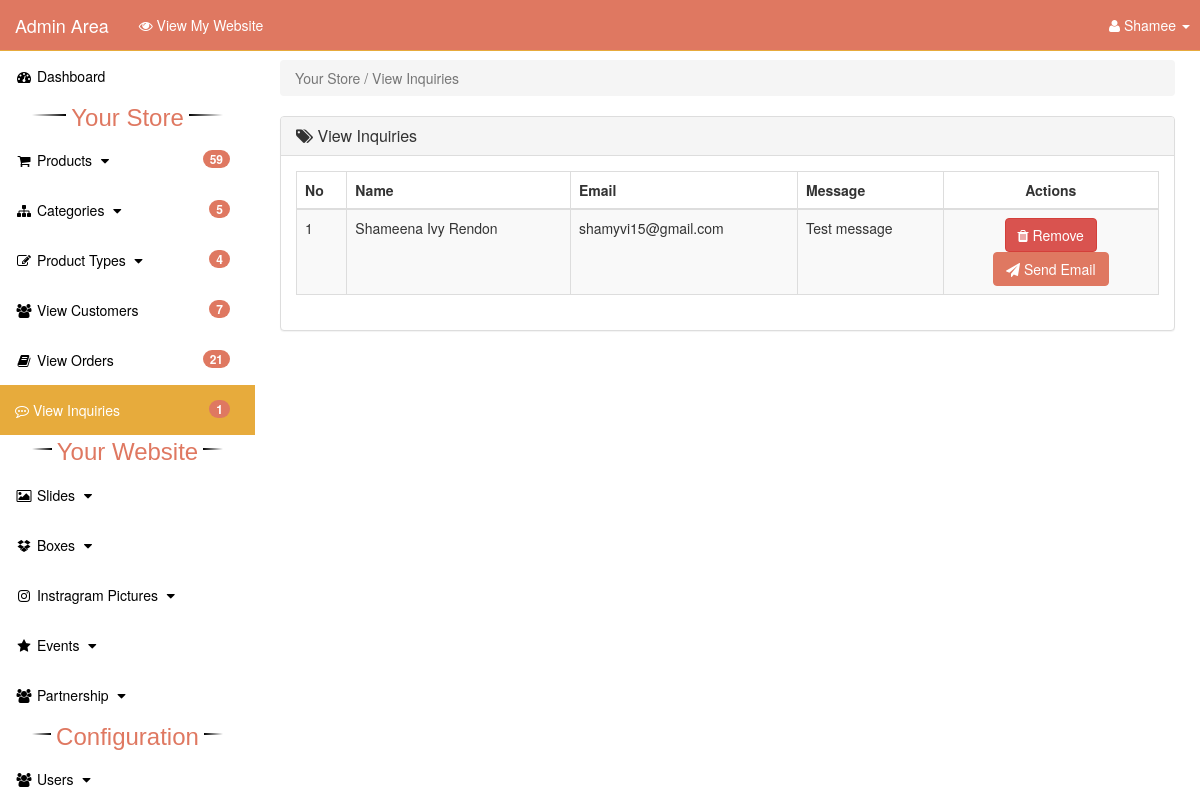
The app's page /admin_area/index.php?view_inquiries (signed in) with its own data.
### tables this page shows
CREATE TABLE `inquiry` (
  `inquiry_id` int(11) NOT NULL,
  `name` varchar(50) NOT NULL,
  `email` varchar(255) NOT NULL,
  `message` text NOT NULL
);

### admin_area/view_inquiries.php (the view)
<?php
    if(!isset($_SESSION['admin_email'])){
        echo "<script>window.open('login.php','_self')</script>";
    }else{
?>
<div class="row">
    <div class="col-lg-12">
        <ol class="breadcrumb">
            <li class="active">
                Your Store / View Inquiries
            </li>
        </ol>
    </div>
</div>
<div class="row">
    <div class="col-lg-12">
        <div class="panel panel-default">
            <div class="panel-heading">
               <h3 class="panel-title">
                   <i class="fa fa-tags"></i>  View Inquiries
               </h3>
            </div>
            <div class="panel-body">
                <div class="table-responsive">
                    <table id="datatableid"class="table table-striped table-bordered table-hover">
                        <thead>
                            <tr>
                                <th> No </th>
                                <th> Name </th>
                                <th> Email </th>
                                <th> Message</th>
                                <th style="width: 25%;text-align:center;"> Actions </th>
                            </tr>
                        </thead>
                        <tbody>
                            <?php
                                $i=0;
                                $get_inquiry = "select * from  inquiry";
                                $run_inquiry = mysqli_query($con,$get_inquiry);
                                while($row_inquiry=mysqli_fetch_array($run_inquiry)){
                                    $inquiry_id = $row_inquiry['inquiry_id'];
                                    $name = $row_inquiry['name'];
                                    $email= $row_inquiry['email'];
                                    $message = $row_inquiry['message'];
                                    $i++;
                            ?>
                            <tr>
                                <td> <?php echo $i; ?> </td>
                                <td> <?php echo $name; ?> </td>
                                <td> <?php echo $email; ?></td>
                                <td> <?php echo $message; ?> </td>
                                <td style="text-align:center;">
                                     <a href="index.php?delete_inquiry=<?php echo $inquiry_id; ?>" class="btn btn-danger"><span class="fa fa-trash"></span> Remove</a>
                                     <a href="#" class="btn btn-primary"><i class="fa fa-send"></i> Send Email</a>
                                </td>
                            </tr>
                            <?php } ?>
                        </tbody>
                    </table>
                </div>
            </div>
        </div>
    </div>
</div>
<?php } ?>

### admin_area/includes/sidebar.php (shortened to what this page needs)
<?php
    if(!isset($_SESSION['admin_email'])){
        echo "<script>window.open('login.php','_self')</script>";
    }else{
?>
<nav class="navbar navbar-inverse navbar-fixed-top">
    <div class="navbar-header">
        <a href="index.php?dashboard" class="navbar-brand">Admin Area</a>
        <a href="https://boxed-ph.hostingerapp.com/" target="_blank" class="navbar-brand" style="font-size: 1em;">
            <i class="fa fa-eye" ></i>  View My Website
        </a>
    </div>
    <ul class="nav navbar-right top-nav" style="padding-right: 10px;">
        <li class="dropdown">
            <a href="#" class="dropdown-toggle" data-toggle="dropdown">
                <i class="fa fa-user"></i> <?php echo $admin_name;  ?> <b class="caret"></b>
            </a>
        </li>
    </ul>
    <div class="collapse navbar-collapse navbar-ex1-collapse">
        <ul class="nav navbar-nav side-nav">
            <li class="<?php if($active=='Dashboard') echo"active"; ?>">
                <a href="index.php?dashboard">
                        <i class="fa fa-fw fa-dashboard"></i> Dashboard
                </a>
            </li>
            <div class="divider"><span></span><span>Your Store</span><span></span></div>
            <li class="<?php if($active=='Products') echo"active"; ?>">
                <a href="#" data-toggle="collapse" data-target="#products">
                        <i class="fa fa-fw fa-shopping-cart"></i> Products
                        <i class="fa fa-fw fa-caret-down"></i>
                        <span class="badge"><?php echo $count_products; ?></span>
                </a>
            </li>
            <li class="<?php if($active=='Categories') echo"active"; ?>">
                <a href="#" data-toggle="collapse" data-target="#cat">
                        <i class="fa fa-fw fa-sitemap"></i> Categories
                        <i class="fa fa-fw fa-caret-down"></i>
                        <span class="badge"><?php echo $count_categories; ?></span>
                </a>
            </li>
            <li class="<?php if($active=='Products_Categories') echo"active"; ?>">
                <a href="#" data-toggle="collapse" data-target="#p_cat">
                        <i class="fa fa-fw fa-edit"></i> Product Types
                        <i class="fa fa-fw fa-caret-down"></i>
                        <span class="badge"><?php echo $count_p_categories; ?></span>
                </a>
            </li>
            <li class="<?php if($active=='Customers') echo"active"; ?>">
                <a href="index.php?view_customers">
                    <i class="fa fa-fw fa-users"></i> View Customers
                    <span class="badge" style=""><?php echo $count_customers; ?></span>
                </a>
            </li>
            <li class="<?php if($active=='Orders') echo"active"; ?>">
                <a href="index.php?view_orders">
                    <i class="fa fa-fw fa-book"></i> View Orders
                    <span class="badge"><?php echo $count_pending_orders; ?></span>
                </a>
            </li>
            <li class="<?php if($active=='Payments') echo"active"; ?>">
                <a href="index.php?view_inquiries">
                    <i class="fa fa-commenting-o"></i> View Inquiries
                    <span class="badge"><?php echo $count_inquiries; ?></span>
                </a>
            </li>
            <div class="divider"><span></span><span>Your Website</span><span></span></div>
            <li class="<?php if($active=='Slides') echo"active"; ?>">
                <a href="#" data-toggle="collapse" data-target="#slides">
                        <i class="fa fa-fw fa-photo"></i> Slides
                        <i class="fa fa-fw fa-caret-down"></i>
                </a>
            </li>
            <li class="<?php if($active=='Boxes') echo"active"; ?>">
                <a href="#" data-toggle="collapse" data-target="#boxes">
                        <i class="fa fa-fw fa-dropbox"></i> Boxes
                        <i class="fa fa-fw fa-caret-down"></i>
                </a>
            </li>
            <li class="<?php if($active=='Instragram') echo"active"; ?>">
                <a href="#" data-toggle="collapse" data-target="#instagram">
                        <i class="fa fa-fw fa-instagram"></i> Instragram Pictures
                        <i class="fa fa-fw fa-caret-down"></i>
                </a>
            </li>
            <li class="<?php if($active=='Events') echo"active"; ?>">
                <a href="#" data-toggle="collapse" data-target="#manufacturer">
                        <i class="fa fa-fw fa-star"></i> Events
                        <i class="fa fa-fw fa-caret-down"></i>
                </a>
            </li>
            <li class="<?php if($active=='Partnership') echo"active"; ?>">
                <a href="#" data-toggle="collapse" data-target="#partnership">
                        <i class="fa fa-fw fa-users"></i> Partnership
                        <i class="fa fa-fw fa-caret-down"></i>
                </a>
            </li>
            <div class="divider"><span></span><span>Configuration</span><span></span></div>
            <li class="<?php if($active=='Users') echo"active"; ?>">
                <a href="#" data-toggle="collapse" data-target="#users">
                        <i class="fa fa-fw fa-users"></i> Users
                        <i class="fa fa-fw fa-caret-down"></i>
                </a>
            </li>
        </ul>
    </div>
</nav>
<?php } ?>

### admin_area/css/style.css (style rules this page uses)
body { margin-top: 100px; }
@media (min-width: 768px) { body { margin-top: 50px; } }
.top-nav { 0 15px; }
.top-nav>li { float: left; display: inline-block; }
.top-nav>li>a { color: white; line-height: 20px; padding-top: 15px; padding-bottom: 15px; }
@media (min-width: 768px) { .side-nav { position: fixed; top: 51px; bottom: 0; width: 255px; overflow-y: auto; overflow-x: hidden; background-color: #ffffff; padding-bottom: 40px; border-radius: 0; } }
@media (min-width: 768px) { .side-nav>li>a { width: 255px; } }
.panel-body { border-radius: 5px; }

### admin_area/includes/sidebar.php (style rules this page uses)
.divider { display: table; font-size: 24px; text-align: center; font-family: arial; width: 75%; margin: auto; }
.divider span { display: table-cell; position: relative; }
.divider span:first-child, .divider span:last-child { width: 50%; top: 13px; -moz-background-size: 100% 2px; background-size: 100% 2px; background-position: 0 0, 0 100%; background-repeat: no-repeat; }
.divider span:first-child { background-image: -webkit-gradient(linear, 0 0, 0 100%, from(transparent), to(#000)); background-image: -webkit-linear-gradient(180deg, transparent, #000); background-image: -moz-linear-gradient(180deg, transparent, #000); background-image: -o-linear-gradient(180deg, transparent, #000); background-image: linear-gradient(90deg, transparent, #000); }
.divider span:nth-child(2) { color: #DF7861; font-family: arial; padding: 0px 5px; width: auto; white-space: nowrap; }
.divider span:last-child { background-image: -webkit-gradient(linear, 0 0, 0 100%, from(#000), to(transparent)); background-image: -webkit-linear-gradient(180deg, #000, transparent); background-image: -moz-linear-gradient(180deg, #000, transparent); background-image: -o-linear-gradient(180deg, #000, transparent); background-image: linear-gradient(90deg, #000, transparent); }
.badge { text-align: right; float: right; margin-right: 10px; }

### records on screen
inquiry: name "Shameena Ivy Rendon", email "shamyvi15@gmail.com", message "Test message"

### other values on screen
$admin_name "Shamee"
$count_products "59"
$count_categories "5"
$count_p_categories "4"
$count_customers "7"
$count_pending_orders "21"
$count_inquiries "1"
